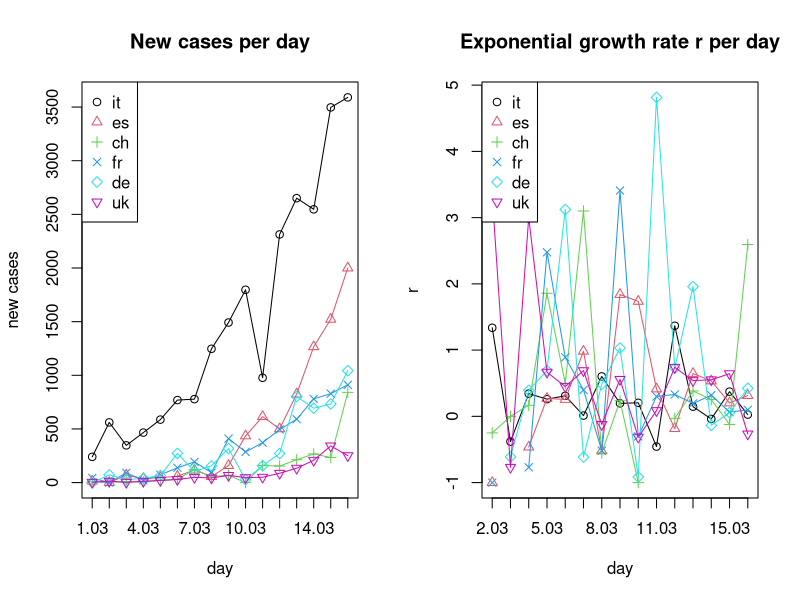

Generate this figure with R:
## Exponential growth
# y = a * (1 + r)^x
# a = initial value (the amount before measuring growth or decay)
# r = growth or decay rate (most often represented as a percentage and expressed as a decimal)
# x = number of time intervals that have passed
# (y/a)^(1/x) - 1 = r


## March: New confirmed covid-19 cases per day. Data taken from daily situation reports from the WHO website.
days <- c('01.03','02.03','03.03','04.03','05.03','06.03','07.03',
         '08.03','09.03','10.03','11.03','12.03','13.03','14.03',
         '15.03','16.03')
it <- c(240,561,347,466,587,769,778,1247,1492,1797,977,2313,2651,2547,3497,3590)
es <- c(13,0,69,37,47,59,117,56,159,435,615,501,825,1266,1522,2000)
ch <- c(8,6,6,7,20,30,123,55,68,0,159,154,213,267,234,841)
fr <- c(43,0,91,21,73,138,193,93,410,286,372,495,591,780,829,911)
de <- c(0,72,28,39,66,272,105,156,317,27,157,271,802,693,733,1043)
uk <- c(3,13,3,12,20,29,49,43,67,46,50,87,134,208,342,251)
all_countries <- list(it,es,ch,fr,de,uk)


## Computing exponential growth rates r
compute_r <- function(y, t, x){
  r <- c()
  for(i in 2:length(t)){
    new_r <- (y[i] / y[i-1])^(1/x) - 1
    if(abs(new_r) %in% c(Inf, NaN)) new_r <- NA
    r <- c(r, new_r)
  }
  return(r)
}

r_it <- compute_r(it, days, 1)
r_es <- compute_r(es, days, 1)
r_ch <- compute_r(ch, days, 1)
r_fr <- compute_r(fr, days, 1)
r_de <- compute_r(de, days, 1)
r_uk <- compute_r(uk, days, 1)
all_countries_r <- list(r_it,r_es,r_ch,r_fr,r_de,r_uk)


## Plotting
all_countries_names <- c('it','es','ch','fr','de','uk')
colors <- 1:length(all_countries_names)
pchs <- 1:length(all_countries_names)

par(mfrow=c(1,2))

# New cases per day
plot(days, unlist(all_countries[1]), main='New cases per day', type='o',
     ylim=c(0,max(unlist(all_countries),na.rm=T)),
     xaxt="n", col=colors[1], pch=pchs[1], ylab='new cases', xlab='day')
axis(1, at=days, labels=T)
for(i in 2:length(all_countries)){
  lines(days, unlist(all_countries[i]), type='o', col=colors[i], pch=pchs[i])
}
legend('topleft',legend=all_countries_names,col=colors,pch=pchs)

# Exponential growth rate r per day
plot(days[-1], unlist(all_countries_r[1]), main='Exponential growth rate r per day', type='o',
     ylim=c(min(unlist(all_countries_r),na.rm=T), max(unlist(all_countries_r),na.rm=T)),
     xaxt="n", col=colors[1], pch=pchs[1], ylab='r', xlab='day')
axis(1, at=days[-1], labels=T)
for(i in 2:length(all_countries_r)){
  lines(days[-1], unlist(all_countries_r[i]), type='o', col=colors[i], pch=pchs[i])
}
legend('topleft',legend=all_countries_names,col=colors,pch=pchs)
